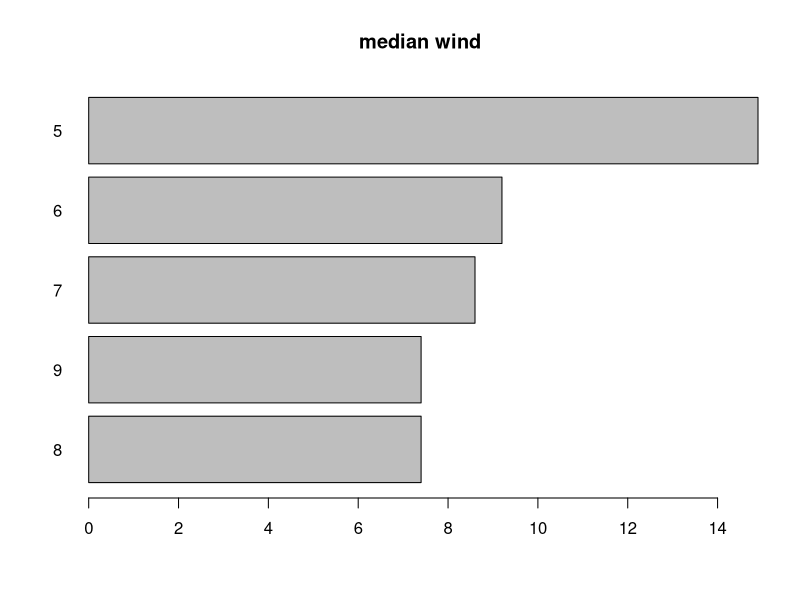

Write R code to recreate this figure.
#6단원 과제
data(airquality)
str(airquality)
#airquilty 값이 80이상
AQ.80 = subset(airquality,Temp>80)
#중앙값 크기순 sort
#tapply 데이터셋의 특정요소를 기준으로
#함수를 수행(median)
barplot(sort(tapply(AQ.80$Wind,factor(AQ.80$Month),median)),horiz=T,las=1,main="median wind")